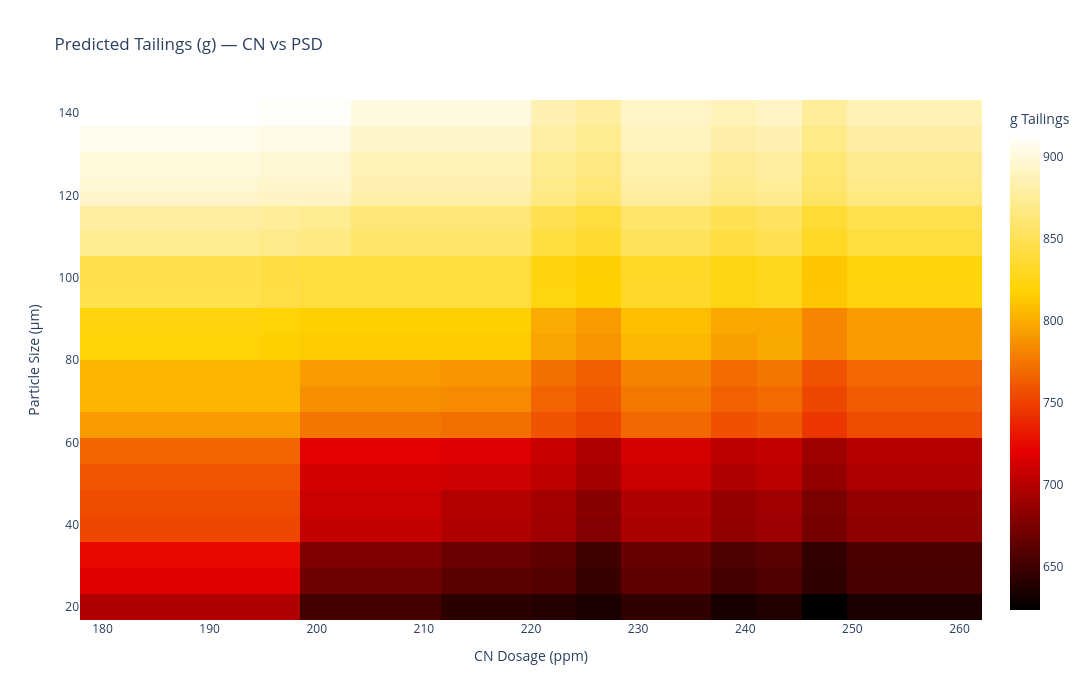

Write notebook code for a chart like this one.
### Markdown cell above
### 🔶 10.12.2: Grid-Based Prescription Explorer

This module evaluates a grid of possible CN and PSD combinations while holding grade and DO constant. The grid is scored using predicted tailings, and results are ranked and visualised using:
- A summary table,
- 2D heatmaps (Seaborn + Plotly),
- A 3D surface plot.

### Code cell
import os
import sys

# Adjust path to import local utils module
sys.path.append(os.path.abspath(".."))
from utils.prescription_utils import generate_prescriptive_grid

# --- Step 1: Baseline scenario and optimal targets ---
baseline_row = {
	"Leach_Cn_Adds_ppm": 200.0,
	"Effective_Particle_Size_um": 120.0,
	"Dissolved_Oxygen_Profile_Ppm_Leach_Tank_01_Smooth": 8.0,
	"Leach_Feed_Grade_Au_Gt_Day": 1.2
}

optimal_targets = {
	"Leach_Cn_Adds_ppm": 240.0,
	"Effective_Particle_Size_um": 20.0,
	"Dissolved_Oxygen_Profile_Ppm_Leach_Tank_01_Smooth": 15.0,
	"Leach_Feed_Grade_Au_Gt_Day": 1.2
}

# --- Step 2: Define ranges for CN and PSD; hold others fixed ---
ranges = {
	"Leach_Cn_Adds_ppm": np.linspace(180, 260, 20),
	"Effective_Particle_Size_um": np.linspace(20, 140, 20),
	"Dissolved_Oxygen_Profile_Ppm_Leach_Tank_01_Smooth": [baseline_row["Dissolved_Oxygen_Profile_Ppm_Leach_Tank_01_Smooth"]],
	"Leach_Feed_Grade_Au_Gt_Day": [baseline_row["Leach_Feed_Grade_Au_Gt_Day"]]
}

# --- Step 3: Generate full prescription grid ---
grid_df = generate_prescriptive_grid(baseline_row, model, ranges)

# --- Step 4: Summary table (top 10 by predicted improvement) ---
grid_df_sorted = grid_df.sort_values("Improvement (g)", ascending=False).reset_index(drop=True)
grid_df_sorted["Delta_Tailings"] = grid_df_sorted["Predicted_Tailings"].iloc[0] - grid_df_sorted["Predicted_Tailings"]
display(grid_df_sorted.head(10))

# --- Step 5: Heatmap - Seaborn ---
heatmap_data = grid_df.pivot_table(
	index="Effective_Particle_Size_um",
	columns="Leach_Cn_Adds_ppm",
	values="Predicted_Tailings"
).sort_index(ascending=False)

plt.figure(figsize=(12, 7))
ax = sns.heatmap(
	heatmap_data.sort_index(ascending=False),
	cmap="hot",
	annot=True,
	fmt=".0f",                        # Whole number annotation
	annot_kws={"size": 6},
	linewidths=0.5
)
ax.set_xticklabels(ax.get_xticklabels(), rotation=45, fontsize=8)
ax.set_yticklabels(ax.get_yticklabels(), rotation=0, fontsize=8)

# Format axis tick labels to integers
ax.set_xticklabels([f"{float(label.get_text()):.0f}" for label in ax.get_xticklabels()])
ax.set_yticklabels([f"{float(label.get_text()):.0f}" for label in ax.get_yticklabels()])

plt.title("Predicted Tailings (g) — CN vs PSD")
plt.xlabel("CN Dosage (ppm)")
plt.ylabel("Particle Size (µm)")
plt.tight_layout()
plt.show()


# --- Step 6: Heatmap - Plotly (interactive) ---
fig = go.Figure(
	data=go.Heatmap(
		z=heatmap_data.values,
		x=heatmap_data.columns,           # CN dosage (x-axis)
		y=heatmap_data.index,             # PSD (y-axis)
		colorscale="Hot",
		colorbar=dict(title="g Tailings"),
		hovertemplate="CN: %{x}<br>PSD: %{y}<br>Tailings: %{z:.1f} g<extra></extra>"
	)
)

# Define plot size in pixels using DPI logic
dpi = 100
figsize = (12, 7)  # width x height in inches

fig.update_layout(
	title="Predicted Tailings (g) — CN vs PSD",
	xaxis_title="CN Dosage (ppm)",
	yaxis_title="Particle Size (µm)",
	width=int(figsize[0] * dpi),
	height=int(figsize[1] * dpi)
)

fig.show()

# --- Step 7: 3D Surface Plot (matplotlib) ---
fig = plt.figure(figsize=(10, 7))
ax = fig.add_subplot(111, projection='3d')

x = grid_df["Leach_Cn_Adds_ppm"]
y = grid_df["Effective_Particle_Size_um"]
z = grid_df["Predicted_Tailings"]

if len(x.unique()) >= 3 and len(y.unique()) >= 3:
	surf = ax.plot_trisurf(x, y, z, cmap=cm.viridis, edgecolor='none')
	ax.set_xlabel("CN Dosage (ppm)")
	ax.set_ylabel("Particle Size (µm)")
	ax.set_zlabel("Tailings (g)")
	ax.set_title("3D Surface: Tailings vs CN & PSD")
	fig.colorbar(surf, shrink=0.5, aspect=10)
	plt.tight_layout()
	plt.show()
else:
	print("⚠️ Not enough variation in CN and PSD to generate surface plot.")

### Figure 1 — Plotly figure (JSON) as saved in the notebook; plotly's stock layout.template omitted (floating-point values rounded to 4 significant figures; data arrays with more than 128 entries replaced by an {"elided": "..."} marker saying what was removed)
{"data": [{"colorbar": {"title": {"text": "g Tailings"}}, "colorscale": [[0, "rgb(0,0,0)"], [0.3333, "rgb(230,0,0)"], [0.6667, "rgb(255,210,0)"], [1, "rgb(255,255,255)"]], "hovertemplate": "CN: %{x}<br>PSD: %{y}<br>Tailings: %{z:.1f} g<extra></extra>", "type": "heatmap", "x": [180, 184.2, 188.4, 192.6, 196.8, 200, 201.1, 205.3, 209.5, 213.7, 217.9, 222.1, 226.3, 230.5, 234.7, 238.9, 243.2, 247.4, 251.6, 255.8, 260], "y": [140, 133.7, 127.4, 121.0, 120, 114.7, 108.4, 102.1, 95.79, 89.47, 83.16, 76.84, 70.53, 64.21, 57.89, 51.58, 45.26, 38.95, 32.63, 26.32, 20], "z": {"elided": "21x21 float values"}}], "layout": {"height": 700, "title": {"text": "Predicted Tailings (g) — CN vs PSD"}, "width": 1200, "xaxis": {"title": {"text": "CN Dosage (ppm)"}}, "yaxis": {"title": {"text": "Particle Size (µm)"}}}}
